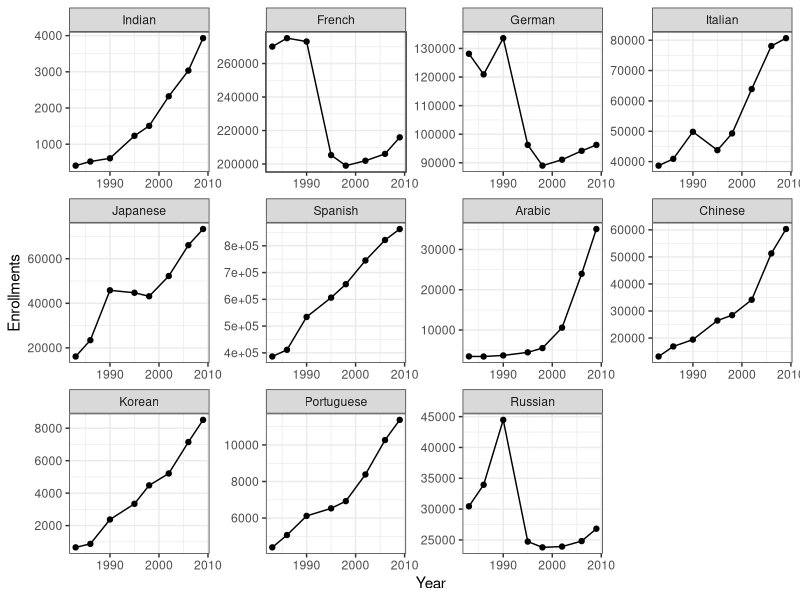

Recreate this plot in R. (Note: this script raises an error after producing the figure.)
## ---- chunk 1
library(knitr)
lang=read.csv("languages.csv")
langmajor=lang[-c(2:12)]
kable(langmajor)
## ---- chunk 2
library(reshape2)
langmajormelt=melt(langmajor,id="Year")
colnames(langmajormelt)=c("Year","Language","Enrollments")
kable(head(langmajormelt))
kable(tail(langmajormelt))
## ---- chunk 3
library(ggplot2)
ggplot(langmajormelt,aes(x=Year,y=Enrollments))+geom_point()+geom_line()+facet_wrap(~Language,scales="free")+theme_bw()
## ---- chunk 4
np1=nPlot(Enrollments~Year,group="Language",data=langmajormelt,type="lineChart")
np1$set(disabled = c(F, T, T, T, T, T, T, T, T, T, T))
np1$xAxis(tickValues=c(1983,1986,1990,1995,1998,2002,2006,2009))
np1$show('inline',include_assets=TRUE, standalone=TRUE)
## ---- chunk 5
np2=nPlot(Enrollments~Year,group="Language",data=langmajormelt,type="multiBarChart")
np2$set(disabled = c(F, T, T, T, T, T, T, F, T, T, T))
np2$addFilters("Year")
np2$chart(showControls = F)
np2$save("np2.html",cdn=TRUE)
